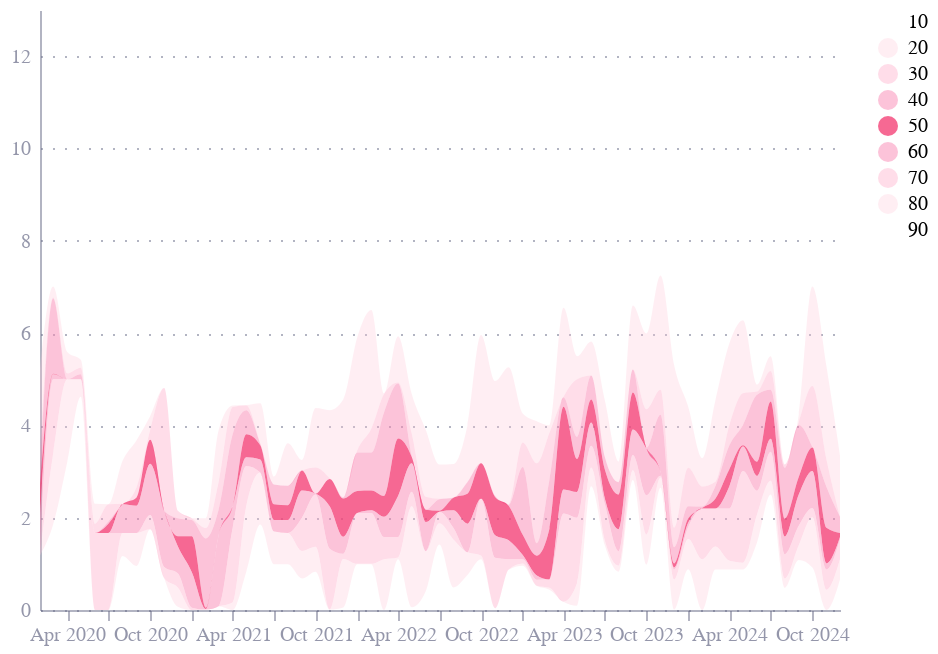

Notebook source saved alongside this figure:
### Code cell
df = full_df.query("item_id == 212720").copy()
df = df.query("quote_date > 202001.0")

percentiles = [10, 20, 30, 40, 50, 60, 70, 80, 90]

def make_percentile(p):
    return lambda x: np.percentile(x, p)

percentiles_df = df.groupby("quote_date").price.agg(
    **{f"{p}": make_percentile(p) for p in percentiles}
).reset_index()

temp_df = percentiles_df.copy()

# calculate just the addition over the percentile below
for i, p in enumerate(percentiles[1:]):
    upper_percentile = f"{p}"
    lower_percentile = f"{percentiles[i]}"
    percentiles_df[upper_percentile] = temp_df[upper_percentile] - temp_df[lower_percentile]



percentiles_df = percentiles_df.melt(
    id_vars=["quote_date"],
    value_vars= [f"{p}" for p in percentiles],
    var_name="percentile",
    value_name="value"
)        


percentiles_df['quote_date'] = pd.to_datetime(
    percentiles_df['quote_date'], format='%Y%m')

percentile_shades = alt.Chart(percentiles_df).mark_area(
    interpolate='monotone',
).encode(
    x=alt.X('quote_date:T',
            axis=alt.Axis(format='%b %Y', labelAngle=0, title=''),
             title=''),
    y=alt.Y('value:Q', title=''),
    color=alt.Color('percentile:O', 
                    sort=alt.EncodingSortField(field='percentile'),
                    scale=alt.Scale(range=[
  "rgba(255,230,240,0.0)",
  "rgba(255,200,215,0.3)",
  "rgba(255,170,200,0.4)",
  "rgba(250,135,180,0.5)",
  "rgba(244,67,120,0.8)",
  "rgba(250,135,180,0.5)",
  "rgba(255,170,200,0.4)",
  "rgba(255,200,215,0.3)",
  "rgba(255,230,240,0.0)"
]), title='')
)



median_df = df.groupby("quote_date").price.median().reset_index()
median_df['quote_date'] = pd.to_datetime(median_df['quote_date'].astype(str), format='%Y%m.0')
median_line = alt.Chart(median_df).mark_line(
    color='black',
    strokeWidth=2,
).encode(
    x=alt.X('quote_date:T', title=''),
    y=alt.Y('price:Q', title=''),
)

percentile_shades + median_line

percentile_shades

### Figure 1 — Vega specification as saved in the notebook (floating-point values rounded to 4 significant figures; data arrays with more than 128 entries replaced by an {"elided": "..."} marker saying what was removed)
{"$schema": "https://vega.github.io/schema/vega/v5.json", "data": [{"name": "source_0"}, {"name": "data_0", "values": {"elided": "531 records"}, "transform": [{"type": "formula", "expr": "toDate(datum['quote_date'])", "as": "quote_date"}]}, {"name": "source_0_color_domain_percentile", "values": [{"percentile": "10"}, {"percentile": "20"}, {"percentile": "30"}, {"percentile": "40"}, {"percentile": "50"}, {"percentile": "60"}, {"percentile": "70"}, {"percentile": "80"}, {"percentile": "90"}]}], "marks": [{"type": "group", "name": "pathgroup", "from": {"facet": {"data": "data_0", "name": "faceted_path_main", "groupby": ["percentile"]}}, "encode": {"update": {"width": {"field": {"signal": null, "datum": null, "group": "width", "parent": null}}, "height": {"field": {"signal": null, "datum": null, "group": "height", "parent": null}}}}, "marks": [{"type": "area", "name": "marks", "from": {"data": "faceted_path_main"}, "sort": {"field": "x"}, "encode": {"update": {"fill": {"field": "percentile", "scale": "color"}, "interpolate": {"value": "monotone"}, "defined": {"signal": "isValid(datum[\"quote_date\"]) && isFinite(+datum[\"quote_date\"]) && isValid(datum[\"value\"]) && isFinite(+datum[\"value\"])"}, "x": {"field": "quote_date", "scale": "x"}, "y2": {"field": "value_start", "scale": "y"}, "y": {"field": "value_end", "scale": "y"}, "orient": {"value": "vertical"}}}, "style": ["area"]}]}], "scales": [{"name": "x", "type": "time", "domain": {"data": "data_0", "field": "quote_date"}, "range": [0, {"signal": "width"}]}, {"name": "y", "type": "linear", "domain": {"data": "data_0", "fields": ["value_start", "value_end"]}, "range": [{"signal": "height"}, 0], "nice": true, "zero": true}, {"name": "color", "type": "ordinal", "domain": {"data": "source_0_color_domain_percentile", "field": "percentile", "sort": true}, "range": ["rgba(255,230,240,0.0)", "rgba(255,200,215,0.3)", "rgba(255,170,200,0.4)", "rgba(250,135,180,0.5)", "rgba(244,67,120,0.8)", "rgba(250,135,180,0.5)", "rgba(255,170,200,0.4)", "rgba(255,200,215,0.3)", "rgba(255,230,240,0.0)"], "interpolate": "hcl"}], "axes": [{"scale": "y", "minExtent": 0, "ticks": false, "aria": false, "orient": "left", "labels": false, "gridScale": "x", "tickCount": 8, "grid": true, "domain": false, "zindex": 0, "maxExtent": 0}, {"scale": "x", "format": "%b %Y", "zindex": 0, "tickCount": 10, "orient": "bottom", "grid": false, "labelBaseline": "top", "labelOverlap": true, "labelAngle": 0, "labelFlush": true}, {"scale": "y", "tickCount": 8, "labelOverlap": true, "grid": false, "orient": "left", "zindex": 0}], "height": 300, "style": "cell", "config": {"range": {"category": ["#36B7B4", "#E6224B", "#F4C245", "#0063AF", "#00A767", "#179FDB", "#EB5C2E"], "diverging": ["#E6224B", "#E54753", "#C9C9C9", "#179FDB", "#122B39"], "heatmap": ["#C9C9C9", "#179FDB", "#0063AF", "#122B39"], "ordinal": ["#00A767", "#36B7B4", "#179FDB", "#0063AF", "#243B5A"]}, "mark": {"line": {"interpolate": "monotone"}}, "axisX": {"domainColor": "#676A86", "domainOpacity": 0.5, "grid": false, "labelAngle": 0, "labelColor": "#676A86", "labelOpacity": 0.7, "orient": "bottom", "tickColor": "#676A86", "tickCount": 10, "tickOpacity": 0.5, "title": false, "titleAlign": "center", "titleAnchor": "middle", "titleColor": "#676A86", "titleFontSize": 12, "titleOpacity": 0.8, "titleY": -15}, "axisY": {"domainColor": "#676A86", "domainOpacity": 0.5, "gridColor": "#676A86", "gridDash": [1, 5], "gridOpacity": 0.5, "labelColor": "#676A86", "labelOpacity": 0.7, "labelPadding": 5, "tickColor": "#676A86", "tickCount": 8, "tickOpacity": 0.5, "ticks": false, "titleAlign": "left", "titleAngle": 0, "titleBaseline": "bottom", "titleColor": "#676A86", "titleFontSize": 12, "titleOpacity": 0.8, "titleX": 0, "titleY": -7}, "style": {"guide-label": {"font": "Circular Std"}, "guide-title": {"font": "Circular Std"}, "group-title": {"font": "Circular Std"}, "group-subtitle": {"font": "Circular Std"}, "cell": {"stroke": "transparent", "width": 400, "height": 300}, "text": {"font": "Circular Std"}}}, "legends": [{"fill": "color", "symbolType": "circle"}], "width": 400, "background": "white", "padding": 5}
